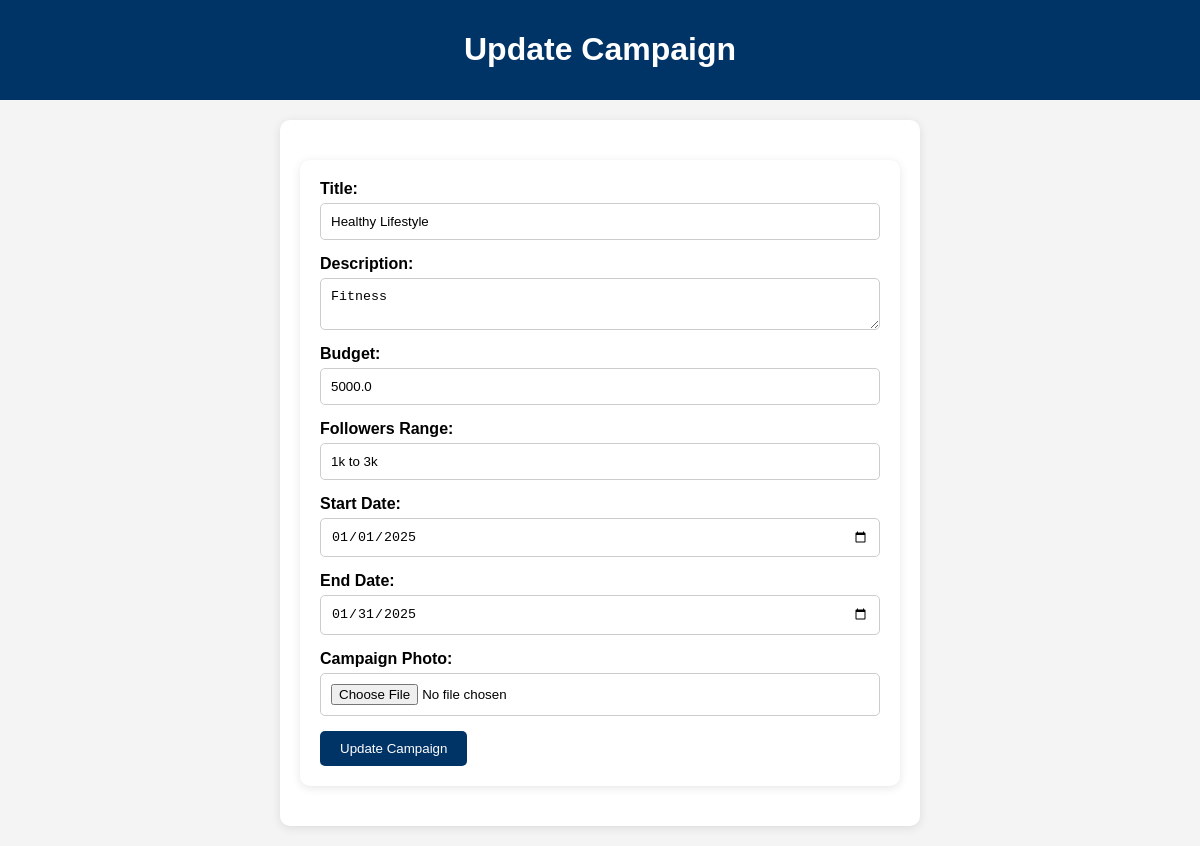
The app's page /sponsors/update_campaign/1 (signed in), older data.
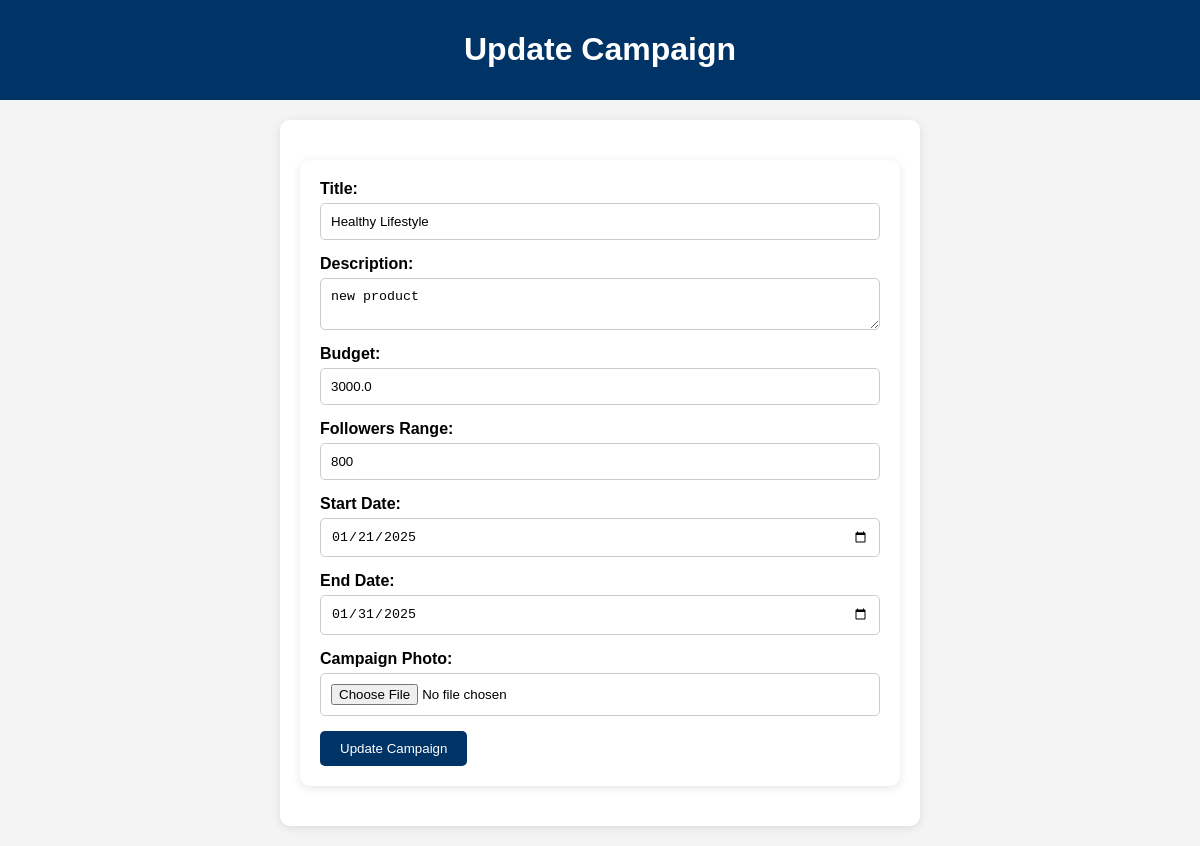
The same page, newer data.
### models.py (models this page shows)
class Campaign(db.Model):
    __tablename__ = 'campaign'
    campaign_id = db.Column(db.Integer, primary_key=True, autoincrement=True)
    sponsor_id = db.Column(db.Integer, db.ForeignKey('sponsor.sponsor_id'), nullable=False, index=True)
    title = db.Column(db.String(255), nullable=False, index=True)
    description = db.Column(db.Text, nullable=False)
    budget = db.Column(db.Float, nullable=False, index=True)
    followers_range = db.Column(db.String(100))
    start_date = db.Column(db.Date, nullable=False, index=True)
    end_date = db.Column(db.Date, nullable=False, index=True)
    campaign_photo = db.relationship('CampaignPhoto', backref='campaign', lazy=True)
    campaign_request = db.relationship('CampaignRequest', backref='campaign', lazy=True)

### sponsors.py (the view, shortened to what this page needs)
@sponsors_bp.route('/update_campaign/<int:campaign_id>', methods=['GET', 'POST'])
@login_required
def update_campaign(campaign_id):
    campaign = Campaign.query.get_or_404(campaign_id)
    if campaign.sponsor_id != current_user.sponsor.sponsor_id:
        flash("You are not authorized to update this campaign.", "danger")
        return redirect(url_for('sponsors.view_campaigns'))
    return render_template('updateCamp.html', campaign=campaign)

### app.py (called while the page is built)
@login_manager.user_loader
def load_user(user_id):
    return db.session.get(User, int(user_id))

@app.context_processor
def utility_processor():
    return dict(generate_breadcrumbs=generate_breadcrumbs)

### templates/updateCamp.html (shortened to what this page needs)
<!DOCTYPE html>
<html lang="en">
<head>
    <link rel="stylesheet" href="{{ url_for('static', filename='css/updateCamp.css') }}">
</head>
<body>
    <header>
        <h1>Update Campaign</h1>
    </header>
    <div class="container">
        <div class="container">
        <form action="{{ url_for('sponsors.update_campaign', campaign_id=campaign.campaign_id) }}" method="POST" enctype="multipart/form-data">
            <label for="title">Title:</label>
            <input type="text" id="title" name="title" value="{{ campaign.title }}" required>
            <label for="description">Description:</label>
            <textarea id="description" name="description" required>{{ campaign.description }}</textarea>
            <label for="budget">Budget:</label>
            <input type="number" id="budget" name="budget" value="{{ campaign.budget }}" required>
            <label for="followers_range">Followers Range:</label>
            <input type="text" id="followers_range" name="followers_range" value="{{ campaign.followers_range }}" required>
            <label for="start_date">Start Date:</label>
            <input type="date" id="start_date" name="start_date" value="{{ campaign.start_date.strftime('%Y-%m-%d') }}" required>
            <label for="end_date">End Date:</label>
            <input type="date" id="end_date" name="end_date" value="{{ campaign.end_date.strftime('%Y-%m-%d') }}" required>
            <label for="campaign_photo">Campaign Photo:</label>
            <input type="file" id="campaign_photo" name="campaign_photo" accept="image/*">
            <button type="submit">Update Campaign</button>
        </form>
    </div>
</body>
</html>

Row changes from the older to the newer data that the page shows:
changed Campaign "Healthy Lifestyle": description "Fitness" → "new product"; budget "5000.0" → "3000.0"; followers_range "1k to 3k" → "800"; start_date "01/01/2025" → "01/21/2025"
